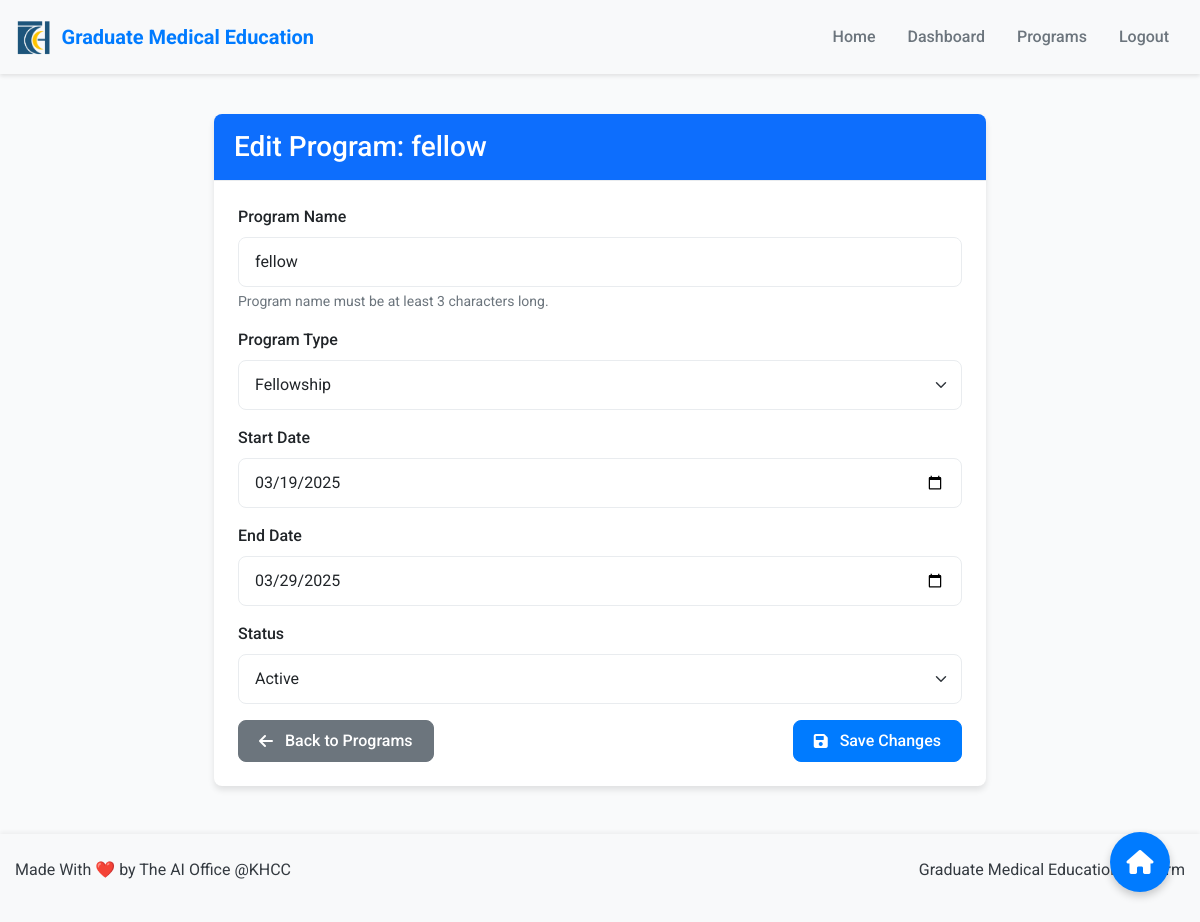
/edit-program/1/ (signed in), run on the app's committed database.
### users/models.py (models this page shows, shortened)
class Program(models.Model):
    PROGRAM_TYPE_CHOICES = (
        ('RESIDENCY', 'Residency'),
        ('FELLOWSHIP', 'Fellowship'),
    )
    STATUS_CHOICES = (
        ('ACTIVE', 'Active'),
        ('INACTIVE', 'Inactive'),
    )
    name = models.CharField(max_length=100, validators=[MinLengthValidator(3)])
    program_type = models.CharField(max_length=20, choices=PROGRAM_TYPE_CHOICES)
    start_date = models.DateField()
    end_date = models.DateField()
    status = models.CharField(max_length=10, choices=STATUS_CHOICES, default='ACTIVE')
    capacity = models.PositiveIntegerField(null=True, blank=True)

### users/views.py (the view)
# urls.py: path('edit-program/<int:program_id>/', views.edit_program, name='edit_program'),
@login_required
@user_passes_test(is_gme_staff)
def edit_program(request, program_id):
    program = get_object_or_404(Program, id=program_id)
    if request.method == 'POST':
        form = ProgramForm(request.POST, instance=program)
        if form.is_valid():
            form.save()
            messages.success(request, 'Program updated successfully.')
            return redirect('manage_programs')
    else:
        form = ProgramForm(instance=program)
    return render(request, 'users/edit_program.html', {'form': form, 'program': program})

### users/forms.py (shortened to what this page needs)
class ProgramForm(forms.ModelForm):
    class Meta:
        model = Program
        fields = ('name', 'program_type', 'start_date', 'end_date', 'status')
        widgets = {
            'start_date': forms.DateInput(attrs={'type': 'date'}),
            'end_date': forms.DateInput(attrs={'type': 'date'}),
        }

### users/views.py (called while the page is built)
def is_gme_staff(user):
    return user.is_authenticated and user.user_type == 'GME_STAFF'

### users/templates/users/edit_program.html (shortened to what this page needs)
{% extends 'users/base.html' %}
{% block content %}
<div class="row justify-content-center">
    <div class="col-md-8">
        <div class="card">
            <div class="card-header bg-primary text-white">
                <h3 class="mb-0">Edit Program: {{ program.name }}</h3>
            </div>
            <div class="card-body">
                <form method="post" novalidate>
                    <div class="mb-3">
                        <label for="id_name" class="form-label">Program Name</label>
                        <input type="text" name="name" id="id_name" class="form-control {% if form.name.errors %}is-invalid{% endif %}" value="{{ form.name.value }}" required minlength="3">
                        <div class="form-text">Program name must be at least 3 characters long.</div>
                    </div>
                    <div class="mb-3">
                        <label for="id_program_type" class="form-label">Program Type</label>
                        <select name="program_type" id="id_program_type" class="form-select {% if form.program_type.errors %}is-invalid{% endif %}" required>
                            {% for value, text in form.program_type.field.choices %}
                                <option value="{{ value }}" {% if value == form.program_type.value %}selected{% endif %}>{{ text }}</option>
                            {% endfor %}
                        </select>
                    </div>
                    <div class="mb-3">
                        <label for="id_start_date" class="form-label">Start Date</label>
                        <input type="date" name="start_date" id="id_start_date" class="form-control {% if form.start_date.errors %}is-invalid{% endif %}" value="{{ form.start_date.value|date:'Y-m-d' }}" required>
                    </div>
                    <div class="mb-3">
                        <label for="id_end_date" class="form-label">End Date</label>
                        <input type="date" name="end_date" id="id_end_date" class="form-control {% if form.end_date.errors %}is-invalid{% endif %}" value="{{ form.end_date.value|date:'Y-m-d' }}" required>
                    </div>
                    <div class="mb-3">
                        <label for="id_status" class="form-label">Status</label>
                        <select name="status" id="id_status" class="form-select {% if form.status.errors %}is-invalid{% endif %}" required>
                            {% for value, text in form.status.field.choices %}
                                <option value="{{ value }}" {% if value == form.status.value %}selected{% endif %}>{{ text }}</option>
                            {% endfor %}
                        </select>
                    </div>
                    <div class="d-flex justify-content-between">
                        <a href="{% url 'manage_programs' %}" class="btn btn-secondary">
                            <i class="fas fa-arrow-left me-1"></i>Back to Programs
                        </a>
                        <button type="submit" class="btn btn-primary">
                            <i class="fas fa-save me-1"></i>Save Changes
                        </button>
                    </div>
                </form>
            </div>
        </div>
    </div>
</div>
{% endblock %}

### static/css/style.css (style rules this page uses)
:root { --primary-color: #007bff; --primary-light: #e6f2ff; --secondary-color: #6c757d; --success-color: #28a745; --danger-color: #dc3545; --warning-color: #ffc107; --info-color: #17a2b8; --light-color: #f8f9fa; --dark-color: #343a40; --white-color: #ffffff; --border-color: #e9ecef; --shadow-sm: 0 0.125rem 0.25rem rgba(0, 0, 0, 0.075); --shadow-md: 0 0.5rem 1rem rgba(0, 0, 0, 0.1); --shadow-lg: 0 1rem 3rem rgba(0, 0, 0, 0.15); --border-radius: 0.5rem; --transition: all 0.3s ease; --font-family: 'Roboto', sans-serif; }
body { font-family: var(--font-family); background-color: #f9fafb; color: var(--dark-color); min-height: 100vh; display: flex; flex-direction: column; }
.card { border: none; border-radius: var(--border-radius); box-shadow: var(--shadow-sm); transition: var(--transition); margin-bottom: 1.5rem; overflow: hidden; }
.card-header { background-color: var(--white-color); border-bottom: 1px solid var(--border-color); padding: 1rem 1.25rem; font-weight: 600; }
.card-header.bg-primary { background-color: var(--primary-color) !important; color: var(--white-color); }
.card-body { padding: 1.5rem; }
.form-label { font-weight: 500; margin-bottom: 0.5rem; display: block; }
.form-control { border: 1px solid var(--border-color); border-radius: var(--border-radius); padding: 0.75rem 1rem; transition: var(--transition); }
.form-select { border: 1px solid var(--border-color); border-radius: var(--border-radius); padding: 0.75rem 1rem; transition: var(--transition); }
.form-text { font-size: 0.875rem; color: var(--secondary-color); margin-top: 0.25rem; }
.btn { border-radius: var(--border-radius); padding: 0.5rem 1.25rem; font-weight: 500; transition: var(--transition); display: inline-flex; align-items: center; justify-content: center; gap: 0.5rem; }
.btn-primary { background-color: var(--primary-color); border-color: var(--primary-color); }
.btn-secondary { background-color: var(--secondary-color); border-color: var(--secondary-color); }
.bg-primary { background-color: var(--primary-color) !important; }

### users/templates/users/base.html (style rules this page uses)
:root { --primary-color: #0d6efd; --secondary-color: #6c757d; --khcc-color: #007bff; }
body { min-height: 100vh; display: flex; flex-direction: column; }
.card { box-shadow: 0 4px 6px rgba(0, 0, 0, 0.1); transition: transform 0.3s ease; margin-bottom: 1.5rem; }
.btn-primary { background-color: var(--khcc-color); border-color: var(--khcc-color); }

### data on the page
Program: name "fellow", program_type "Fellowship", start_date "03/19/2025", end_date "03/29/2025", status "Active"
